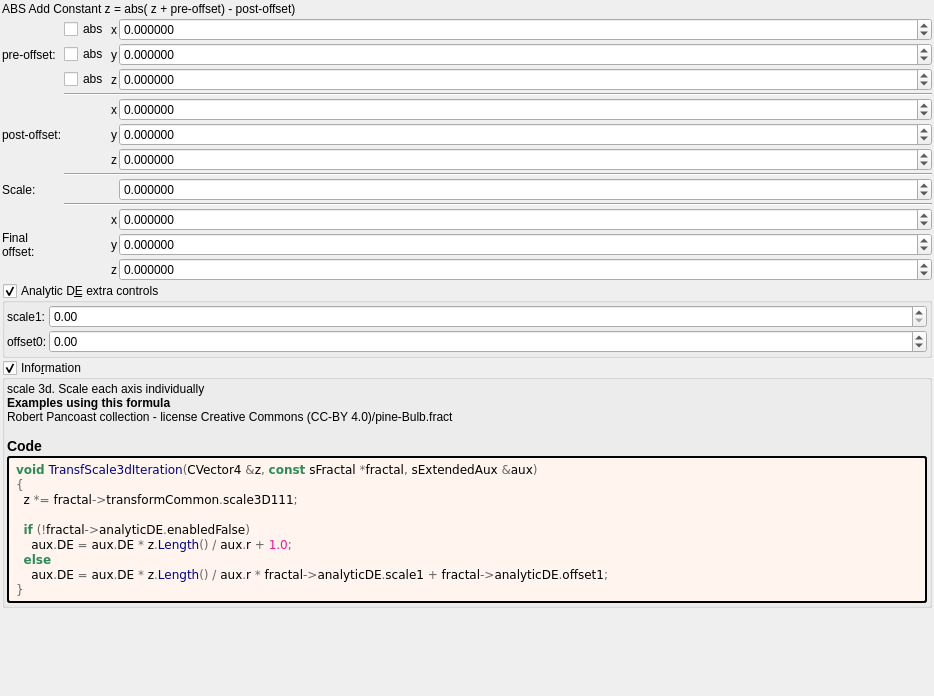
<?xml version="1.0" encoding="UTF-8"?>
<ui version="4.0">
 <class>Form</class>
 <widget class="QWidget" name="Form">
  <property name="geometry">
   <rect>
    <x>0</x>
    <y>0</y>
    <width>934</width>
    <height>696</height>
   </rect>
  </property>
  <property name="windowTitle">
   <string notr="true">transf_scale3d</string>
  </property>
  <layout class="QVBoxLayout" name="verticalLayout">
   <property name="spacing">
    <number>2</number>
   </property>
   <property name="leftMargin">
    <number>2</number>
   </property>
   <property name="topMargin">
    <number>2</number>
   </property>
   <property name="rightMargin">
    <number>2</number>
   </property>
   <property name="bottomMargin">
    <number>2</number>
   </property>
   <item>
    <widget class="QLabel" name="label_26">
     <property name="text">
      <string>ABS Add Constant z = abs( z + pre-offset) - post-offset)</string>
     </property>
    </widget>
   </item>
   <item>
    <layout class="QGridLayout" name="gridLayout_4" columnstretch="0,0,0,1">
     <property name="spacing">
      <number>2</number>
     </property>
     <item row="2" column="2">
      <widget class="QLabel" name="label_24">
       <property name="text">
        <string notr="true">z</string>
       </property>
      </widget>
     </item>
     <item row="3" column="1" colspan="3">
      <widget class="Line" name="line">
       <property name="orientation">
        <enum>Qt::Horizontal</enum>
       </property>
      </widget>
     </item>
     <item row="5" column="3">
      <widget class="MyDoubleSpinBox" name="spinbox3_transf_offsetA_000_y">
       <property name="sizePolicy">
        <sizepolicy hsizetype="Minimum" vsizetype="Maximum">
         <horstretch>0</horstretch>
         <verstretch>0</verstretch>
        </sizepolicy>
       </property>
       <property name="prefix">
        <string/>
       </property>
       <property name="suffix">
        <string/>
       </property>
       <property name="decimals">
        <number>6</number>
       </property>
       <property name="minimum">
        <double>-99.989999999999995</double>
       </property>
       <property name="maximum">
        <double>99.989999999999995</double>
       </property>
       <property name="singleStep">
        <double>0.100000000000000</double>
       </property>
      </widget>
     </item>
     <item row="11" column="3">
      <widget class="MyDoubleSpinBox" name="spinbox3_transf_addition_constant_y">
       <property name="sizePolicy">
        <sizepolicy hsizetype="Minimum" vsizetype="Maximum">
         <horstretch>0</horstretch>
         <verstretch>0</verstretch>
        </sizepolicy>
       </property>
       <property name="prefix">
        <string/>
       </property>
       <property name="suffix">
        <string/>
       </property>
       <property name="decimals">
        <number>6</number>
       </property>
       <property name="minimum">
        <double>-99.989999999999995</double>
       </property>
       <property name="maximum">
        <double>99.989999999999995</double>
       </property>
       <property name="singleStep">
        <double>0.100000000000000</double>
       </property>
      </widget>
     </item>
     <item row="6" column="3">
      <widget class="MyDoubleSpinBox" name="spinbox3_transf_offsetA_000_z">
       <property name="sizePolicy">
        <sizepolicy hsizetype="Minimum" vsizetype="Maximum">
         <horstretch>0</horstretch>
         <verstretch>0</verstretch>
        </sizepolicy>
       </property>
       <property name="prefix">
        <string/>
       </property>
       <property name="suffix">
        <string/>
       </property>
       <property name="decimals">
        <number>6</number>
       </property>
       <property name="minimum">
        <double>-99.989999999999995</double>
       </property>
       <property name="maximum">
        <double>99.989999999999995</double>
       </property>
       <property name="singleStep">
        <double>0.100000000000000</double>
       </property>
      </widget>
     </item>
     <item row="0" column="2">
      <widget class="QLabel" name="label_22">
       <property name="text">
        <string notr="true">x</string>
       </property>
      </widget>
     </item>
     <item row="0" column="3">
      <widget class="MyDoubleSpinBox" name="spinbox3_transf_addition_constantA_000_x">
       <property name="enabled">
        <bool>true</bool>
       </property>
       <property name="sizePolicy">
        <sizepolicy hsizetype="Minimum" vsizetype="Maximum">
         <horstretch>0</horstretch>
         <verstretch>0</verstretch>
        </sizepolicy>
       </property>
       <property name="prefix">
        <string/>
       </property>
       <property name="decimals">
        <number>6</number>
       </property>
       <property name="minimum">
        <double>-99.989999999999995</double>
       </property>
       <property name="singleStep">
        <double>0.100000000000000</double>
       </property>
      </widget>
     </item>
     <item row="2" column="3">
      <widget class="MyDoubleSpinBox" name="spinbox3_transf_addition_constantA_000_z">
       <property name="enabled">
        <bool>true</bool>
       </property>
       <property name="sizePolicy">
        <sizepolicy hsizetype="Minimum" vsizetype="Maximum">
         <horstretch>0</horstretch>
         <verstretch>0</verstretch>
        </sizepolicy>
       </property>
       <property name="decimals">
        <number>6</number>
       </property>
       <property name="minimum">
        <double>-99.989999999999995</double>
       </property>
       <property name="maximum">
        <double>99.989999999999995</double>
       </property>
       <property name="singleStep">
        <double>0.100000000000000</double>
       </property>
      </widget>
     </item>
     <item row="0" column="1">
      <widget class="MyCheckBox" name="checkBox_transf_function_enabledx">
       <property name="text">
        <string notr="true">abs</string>
       </property>
      </widget>
     </item>
     <item row="8" column="3">
      <widget class="MyDoubleSpinBox" name="spinbox_transf_scale_1">
       <property name="sizePolicy">
        <sizepolicy hsizetype="Minimum" vsizetype="Maximum">
         <horstretch>0</horstretch>
         <verstretch>0</verstretch>
        </sizepolicy>
       </property>
       <property name="prefix">
        <string/>
       </property>
       <property name="suffix">
        <string/>
       </property>
       <property name="decimals">
        <number>6</number>
       </property>
       <property name="minimum">
        <double>-99.989999999999995</double>
       </property>
       <property name="maximum">
        <double>99.989999999999995</double>
       </property>
       <property name="singleStep">
        <double>0.100000000000000</double>
       </property>
      </widget>
     </item>
     <item row="1" column="3">
      <widget class="MyDoubleSpinBox" name="spinbox3_transf_addition_constantA_000_y">
       <property name="enabled">
        <bool>true</bool>
       </property>
       <property name="sizePolicy">
        <sizepolicy hsizetype="Minimum" vsizetype="Maximum">
         <horstretch>0</horstretch>
         <verstretch>0</verstretch>
        </sizepolicy>
       </property>
       <property name="decimals">
        <number>6</number>
       </property>
       <property name="minimum">
        <double>-99.989999999999995</double>
       </property>
       <property name="maximum">
        <double>99.989999999999995</double>
       </property>
       <property name="singleStep">
        <double>0.100000000000000</double>
       </property>
      </widget>
     </item>
     <item row="6" column="2">
      <widget class="QLabel" name="label_125">
       <property name="sizePolicy">
        <sizepolicy hsizetype="Preferred" vsizetype="Preferred">
         <horstretch>0</horstretch>
         <verstretch>0</verstretch>
        </sizepolicy>
       </property>
       <property name="text">
        <string notr="true">z</string>
       </property>
       <property name="alignment">
        <set>Qt::AlignRight|Qt::AlignTrailing|Qt::AlignVCenter</set>
       </property>
      </widget>
     </item>
     <item row="12" column="2">
      <widget class="QLabel" name="label_111">
       <property name="text">
        <string notr="true">z</string>
       </property>
      </widget>
     </item>
     <item row="1" column="0">
      <widget class="QLabel" name="label_23">
       <property name="text">
        <string>pre-offset:</string>
       </property>
      </widget>
     </item>
     <item row="8" column="0">
      <widget class="QLabel" name="label_8">
       <property name="text">
        <string>Scale:</string>
       </property>
      </widget>
     </item>
     <item row="4" column="2">
      <widget class="QLabel" name="label_118">
       <property name="sizePolicy">
        <sizepolicy hsizetype="Preferred" vsizetype="Preferred">
         <horstretch>0</horstretch>
         <verstretch>0</verstretch>
        </sizepolicy>
       </property>
       <property name="text">
        <string notr="true">x</string>
       </property>
       <property name="alignment">
        <set>Qt::AlignRight|Qt::AlignTrailing|Qt::AlignVCenter</set>
       </property>
      </widget>
     </item>
     <item row="10" column="0" rowspan="3">
      <widget class="QLabel" name="label_108">
       <property name="text">
        <string>Final
offset:</string>
       </property>
      </widget>
     </item>
     <item row="4" column="3">
      <widget class="MyDoubleSpinBox" name="spinbox3_transf_offsetA_000_x">
       <property name="sizePolicy">
        <sizepolicy hsizetype="Minimum" vsizetype="Maximum">
         <horstretch>0</horstretch>
         <verstretch>0</verstretch>
        </sizepolicy>
       </property>
       <property name="prefix">
        <string/>
       </property>
       <property name="suffix">
        <string/>
       </property>
       <property name="decimals">
        <number>6</number>
       </property>
       <property name="minimum">
        <double>-99.989999999999995</double>
       </property>
       <property name="maximum">
        <double>99.989999999999995</double>
       </property>
       <property name="singleStep">
        <double>0.100000000000000</double>
       </property>
      </widget>
     </item>
     <item row="5" column="0">
      <widget class="QLabel" name="label_259">
       <property name="text">
        <string>post-offset:</string>
       </property>
      </widget>
     </item>
     <item row="1" column="1">
      <widget class="MyCheckBox" name="checkBox_transf_function_enabledy">
       <property name="text">
        <string notr="true">abs</string>
       </property>
      </widget>
     </item>
     <item row="2" column="1">
      <widget class="MyCheckBox" name="checkBox_transf_function_enabledz">
       <property name="text">
        <string notr="true">abs</string>
       </property>
      </widget>
     </item>
     <item row="10" column="3">
      <widget class="MyDoubleSpinBox" name="spinbox3_transf_addition_constant_x">
       <property name="sizePolicy">
        <sizepolicy hsizetype="Minimum" vsizetype="Maximum">
         <horstretch>0</horstretch>
         <verstretch>0</verstretch>
        </sizepolicy>
       </property>
       <property name="prefix">
        <string/>
       </property>
       <property name="suffix">
        <string/>
       </property>
       <property name="decimals">
        <number>6</number>
       </property>
       <property name="minimum">
        <double>-99.989999999999995</double>
       </property>
       <property name="maximum">
        <double>99.989999999999995</double>
       </property>
       <property name="singleStep">
        <double>0.100000000000000</double>
       </property>
      </widget>
     </item>
     <item row="7" column="1" colspan="3">
      <widget class="Line" name="line_2">
       <property name="orientation">
        <enum>Qt::Horizontal</enum>
       </property>
      </widget>
     </item>
     <item row="5" column="2">
      <widget class="QLabel" name="label_119">
       <property name="sizePolicy">
        <sizepolicy hsizetype="Preferred" vsizetype="Preferred">
         <horstretch>0</horstretch>
         <verstretch>0</verstretch>
        </sizepolicy>
       </property>
       <property name="text">
        <string notr="true">y</string>
       </property>
       <property name="alignment">
        <set>Qt::AlignRight|Qt::AlignTrailing|Qt::AlignVCenter</set>
       </property>
      </widget>
     </item>
     <item row="1" column="2">
      <widget class="QLabel" name="label_25">
       <property name="text">
        <string notr="true">y</string>
       </property>
      </widget>
     </item>
     <item row="11" column="2">
      <widget class="QLabel" name="label_110">
       <property name="text">
        <string notr="true">y</string>
       </property>
      </widget>
     </item>
     <item row="10" column="2">
      <widget class="QLabel" name="label_109">
       <property name="text">
        <string notr="true">x</string>
       </property>
      </widget>
     </item>
     <item row="12" column="3">
      <widget class="MyDoubleSpinBox" name="spinbox3_transf_addition_constant_z">
       <property name="sizePolicy">
        <sizepolicy hsizetype="Minimum" vsizetype="Maximum">
         <horstretch>0</horstretch>
         <verstretch>0</verstretch>
        </sizepolicy>
       </property>
       <property name="prefix">
        <string/>
       </property>
       <property name="suffix">
        <string/>
       </property>
       <property name="decimals">
        <number>6</number>
       </property>
       <property name="minimum">
        <double>-99.989999999999995</double>
       </property>
       <property name="maximum">
        <double>99.989999999999995</double>
       </property>
       <property name="singleStep">
        <double>0.100000000000000</double>
       </property>
      </widget>
     </item>
     <item row="9" column="1" colspan="3">
      <widget class="Line" name="line_3">
       <property name="orientation">
        <enum>Qt::Horizontal</enum>
       </property>
      </widget>
     </item>
    </layout>
   </item>
   <item>
    <widget class="MyGroupBox" name="groupCheck_analyticDE_enabled_false">
     <property name="title">
      <string>Analytic D&amp;E extra controls</string>
     </property>
     <property name="checkable">
      <bool>true</bool>
     </property>
     <layout class="QVBoxLayout" name="verticalLayout_13" stretch="0">
      <property name="spacing">
       <number>2</number>
      </property>
      <property name="leftMargin">
       <number>2</number>
      </property>
      <property name="topMargin">
       <number>2</number>
      </property>
      <property name="rightMargin">
       <number>2</number>
      </property>
      <property name="bottomMargin">
       <number>2</number>
      </property>
      <item>
       <layout class="QGridLayout" name="gridLayout_27" columnstretch="0,0,1">
        <property name="spacing">
         <number>2</number>
        </property>
        <item row="1" column="2">
         <widget class="MyDoubleSpinBox" name="spinbox_analyticDE_offset_0">
          <property name="sizePolicy">
           <sizepolicy hsizetype="Minimum" vsizetype="Maximum">
            <horstretch>0</horstretch>
            <verstretch>0</verstretch>
           </sizepolicy>
          </property>
          <property name="prefix">
           <string/>
          </property>
          <property name="suffix">
           <string/>
          </property>
          <property name="decimals">
           <number>2</number>
          </property>
          <property name="minimum">
           <double>-99.989999999999995</double>
          </property>
          <property name="maximum">
           <double>99.989999999999995</double>
          </property>
          <property name="singleStep">
           <double>0.100000000000000</double>
          </property>
         </widget>
        </item>
        <item row="1" column="1">
         <widget class="QLabel" name="label_177">
          <property name="text">
           <string>offset0:</string>
          </property>
         </widget>
        </item>
        <item row="0" column="1">
         <widget class="QLabel" name="label_182">
          <property name="text">
           <string>scale1:</string>
          </property>
         </widget>
        </item>
        <item row="0" column="2">
         <widget class="MyDoubleSpinBox" name="spinbox_analyticDE_scale_1">
          <property name="sizePolicy">
           <sizepolicy hsizetype="Minimum" vsizetype="Maximum">
            <horstretch>0</horstretch>
            <verstretch>0</verstretch>
           </sizepolicy>
          </property>
          <property name="prefix">
           <string/>
          </property>
          <property name="suffix">
           <string/>
          </property>
          <property name="decimals">
           <number>2</number>
          </property>
          <property name="minimum">
           <double>0.000000000000000</double>
          </property>
          <property name="maximum">
           <double>99.989999999999995</double>
          </property>
          <property name="singleStep">
           <double>0.100000000000000</double>
          </property>
         </widget>
        </item>
       </layout>
      </item>
     </layout>
    </widget>
   </item>
   <item>
    <widget class="MyGroupBox" name="groupCheck_info">
     <property name="title">
      <string>Info&amp;rmation</string>
     </property>
     <property name="flat">
      <bool>false</bool>
     </property>
     <property name="checkable">
      <bool>true</bool>
     </property>
     <layout class="QVBoxLayout" name="verticalLayout_2">
      <property name="spacing">
       <number>2</number>
      </property>
      <property name="leftMargin">
       <number>2</number>
      </property>
      <property name="topMargin">
       <number>2</number>
      </property>
      <property name="rightMargin">
       <number>2</number>
      </property>
      <property name="bottomMargin">
       <number>2</number>
      </property>
      <item>
       <widget class="QLabel" name="label_information_general">
        <property name="text">
         <string notr="true">&lt;p&gt;scale 3d. Scale each axis individually&lt;/p&gt;&lt;table&gt;
&lt;/table&gt;
&lt;br&gt;&lt;b&gt;Examples using this formula&lt;/b&gt;&lt;br&gt;Robert Pancoast collection - license Creative Commons (CC-BY 4.0)/pine-Bulb.fract&lt;h3&gt;Code&lt;/h3&gt;</string>
        </property>
        <property name="wordWrap">
         <bool>true</bool>
        </property>
        <property name="openExternalLinks">
         <bool>true</bool>
        </property>
        <property name="textInteractionFlags">
         <set>Qt::LinksAccessibleByMouse|Qt::TextSelectableByMouse</set>
        </property>
       </widget>
      </item>
      <item>
       <widget class="QLabel" name="label_code_content">
        <property name="styleSheet">
         <string notr="true">border-style: outset; border-width: 2px; border-radius: 3px; border-color: black; background-color: #fff5ee; padding: 4px;</string>
        </property>
        <property name="text">
         <string notr="true">&lt;body style=&quot;background-color:#fff5ee&quot;&gt;
&lt;pre style=&quot;color:#000000; background-color:#fff5ee;  font-family:'Courier New',monospace;&quot;&gt;&lt;span style=&quot;color:#2e8b57; font-weight:bold&quot;&gt;void&lt;/span&gt; &lt;span style=&quot;color:#00008f&quot;&gt;TransfScale3dIteration&lt;/span&gt;&lt;span style=&quot;color:#676767&quot;&gt;(&lt;/span&gt;CVector4 &lt;span style=&quot;color:#676767&quot;&gt;&amp;amp;&lt;/span&gt;z&lt;span style=&quot;color:#676767&quot;&gt;,&lt;/span&gt; &lt;span style=&quot;color:#2e8b57; font-weight:bold&quot;&gt;const&lt;/span&gt; sFractal &lt;span style=&quot;color:#676767&quot;&gt;*&lt;/span&gt;fractal&lt;span style=&quot;color:#676767&quot;&gt;,&lt;/span&gt; sExtendedAux &lt;span style=&quot;color:#676767&quot;&gt;&amp;amp;&lt;/span&gt;aux&lt;span style=&quot;color:#676767&quot;&gt;)&lt;/span&gt;
&lt;span style=&quot;color:#676767&quot;&gt;{&lt;/span&gt;
  z &lt;span style=&quot;color:#676767&quot;&gt;*=&lt;/span&gt; fractal&lt;span style=&quot;color:#676767&quot;&gt;-&amp;gt;&lt;/span&gt;transformCommon&lt;span style=&quot;color:#676767&quot;&gt;.&lt;/span&gt;scale3D111&lt;span style=&quot;color:#676767&quot;&gt;;&lt;/span&gt;

  &lt;span style=&quot;color:#2e8b57; font-weight:bold&quot;&gt;if&lt;/span&gt; &lt;span style=&quot;color:#676767&quot;&gt;(!&lt;/span&gt;fractal&lt;span style=&quot;color:#676767&quot;&gt;-&amp;gt;&lt;/span&gt;analyticDE&lt;span style=&quot;color:#676767&quot;&gt;.&lt;/span&gt;enabledFalse&lt;span style=&quot;color:#676767&quot;&gt;)&lt;/span&gt;
    aux&lt;span style=&quot;color:#676767&quot;&gt;.&lt;/span&gt;DE &lt;span style=&quot;color:#676767&quot;&gt;=&lt;/span&gt; aux&lt;span style=&quot;color:#676767&quot;&gt;.&lt;/span&gt;DE &lt;span style=&quot;color:#676767&quot;&gt;*&lt;/span&gt; z&lt;span style=&quot;color:#676767&quot;&gt;.&lt;/span&gt;&lt;span style=&quot;color:#00008f&quot;&gt;Length&lt;/span&gt;&lt;span style=&quot;color:#676767&quot;&gt;() /&lt;/span&gt; aux&lt;span style=&quot;color:#676767&quot;&gt;.&lt;/span&gt;r &lt;span style=&quot;color:#676767&quot;&gt;+&lt;/span&gt; &lt;span style=&quot;color:#ff1493&quot;&gt;1.0&lt;/span&gt;&lt;span style=&quot;color:#676767&quot;&gt;;&lt;/span&gt;
  &lt;span style=&quot;color:#2e8b57; font-weight:bold&quot;&gt;else&lt;/span&gt;
    aux&lt;span style=&quot;color:#676767&quot;&gt;.&lt;/span&gt;DE &lt;span style=&quot;color:#676767&quot;&gt;=&lt;/span&gt; aux&lt;span style=&quot;color:#676767&quot;&gt;.&lt;/span&gt;DE &lt;span style=&quot;color:#676767&quot;&gt;*&lt;/span&gt; z&lt;span style=&quot;color:#676767&quot;&gt;.&lt;/span&gt;&lt;span style=&quot;color:#00008f&quot;&gt;Length&lt;/span&gt;&lt;span style=&quot;color:#676767&quot;&gt;() /&lt;/span&gt; aux&lt;span style=&quot;color:#676767&quot;&gt;.&lt;/span&gt;r &lt;span style=&quot;color:#676767&quot;&gt;*&lt;/span&gt; fractal&lt;span style=&quot;color:#676767&quot;&gt;-&amp;gt;&lt;/span&gt;analyticDE&lt;span style=&quot;color:#676767&quot;&gt;.&lt;/span&gt;scale1 &lt;span style=&quot;color:#676767&quot;&gt;+&lt;/span&gt; fractal&lt;span style=&quot;color:#676767&quot;&gt;-&amp;gt;&lt;/span&gt;analyticDE&lt;span style=&quot;color:#676767&quot;&gt;.&lt;/span&gt;offset1&lt;span style=&quot;color:#676767&quot;&gt;;&lt;/span&gt;
&lt;span style=&quot;color:#676767&quot;&gt;}&lt;/span&gt;
&lt;/pre&gt;
&lt;/body&gt;</string>
        </property>
        <property name="wordWrap">
         <bool>true</bool>
        </property>
        <property name="openExternalLinks">
         <bool>true</bool>
        </property>
        <property name="textInteractionFlags">
         <set>Qt::LinksAccessibleByMouse|Qt::TextSelectableByMouse</set>
        </property>
       </widget>
      </item>
     </layout>
    </widget>
   </item>
   <item>
    <spacer name="verticalSpacer">
     <property name="orientation">
      <enum>Qt::Vertical</enum>
     </property>
     <property name="sizeHint" stdset="0">
      <size>
       <width>20</width>
       <height>40</height>
      </size>
     </property>
    </spacer>
   </item>
  </layout>
 </widget>
 <customwidgets>
  <customwidget>
   <class>MyGroupBox</class>
   <extends>QGroupBox</extends>
   <header>my_group_box.h</header>
   <container>1</container>
  </customwidget>
  <customwidget>
   <class>MyDoubleSpinBox</class>
   <extends>QDoubleSpinBox</extends>
   <header>my_double_spin_box.h</header>
  </customwidget>
  <customwidget>
   <class>MyCheckBox</class>
   <extends>QCheckBox</extends>
   <header>my_check_box.h</header>
  </customwidget>
 </customwidgets>
 <tabstops>
  <tabstop>groupCheck_info</tabstop>
 </tabstops>
 <resources/>
 <connections/>
</ui>
